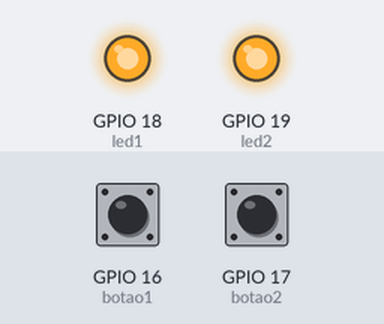
This program was run on a simulated ESP32 board running MicroPython. Shown: output pins drawn as LEDs (lit = HIGH). The inputs (shaded band) are chosen by the test bench; at power-on: GPIO 16 (botao1) HIGH, GPIO 17 (botao2) HIGH.

Above: at 1.2 s.
1.3 s: GPIO 16 (botao1) pulled LOW for 0.15 s
At 1.37 s:
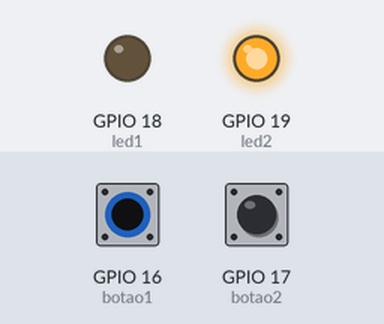
2.9 s: GPIO 17 (botao2) pulled LOW for 0.15 s
At 2.97 s:
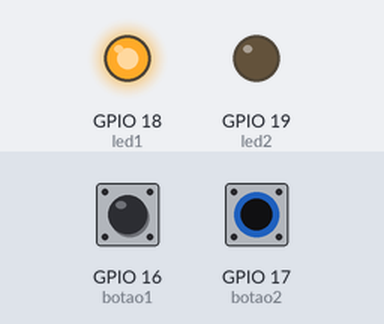
4.5 s: GPIO 17 (botao2) pulled LOW for 3.2 s
At 8.3 s:
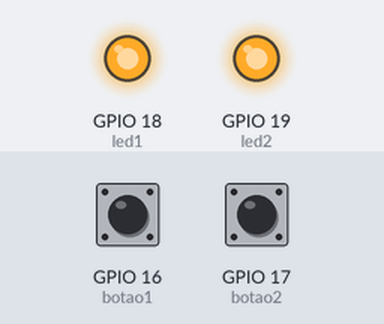
9.2 s: GPIO 16 (botao1) pulled LOW for 3.2 s
At 10.6 s:
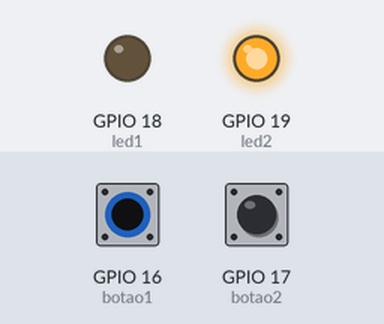
13.9 s: GPIO 16 (botao1) driven LOW and GPIO 17 (botao2) driven LOW
At 14.5 s:
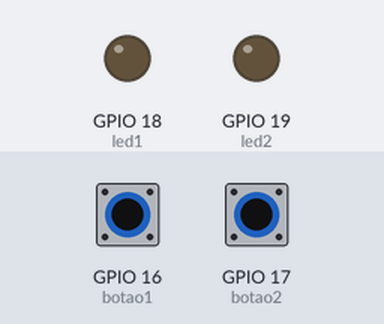
Timing chart, 0 to 16.4 s (numbered marks = the images above; inputs shaded):
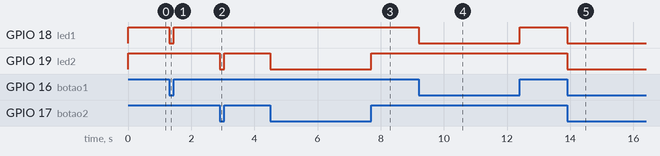

The program:

Case4.py
```python
#Importa a biblioteca para definir a função do pino
from machine import Pin

#CONSTANTES PARA O PROGRAMA
LED_LIGADO = 0
LED_DESLIGADO = 1
BOTAO_LIGADO = 0
BOTAO_DESLIGADO = 1

#Define onde está o LED1
led1 = Pin(18, Pin.OUT, value = LED_DESLIGADO)
led2 = Pin(19, Pin.OUT, value = LED_DESLIGADO)
botao1 = Pin(16, Pin.IN, Pin.PULL_UP)
botao2 = Pin(17, Pin.IN, Pin.PULL_UP)

def avalia_entrada(entrada, saida):
    if entrada.value() == BOTAO_LIGADO:
        saida.value(LED_LIGADO)
    else:
        saida.value(LED_DESLIGADO)

while True:
    avalia_entrada(botao1, led1)
    avalia_entrada(botao2, led2)
```

Measured:
- after the input at 1.3 s, GPIO 18 (led1): HIGH → LOW at once, → HIGH 0.15 s later
- after the input at 2.9 s, GPIO 19 (led2): HIGH → LOW at once, → HIGH 0.15 s later
- after the input at 4.5 s, GPIO 19 (led2): HIGH → LOW at once, → HIGH 3.2 s later
- after the input at 9.2 s, GPIO 18 (led1): HIGH → LOW at once, → HIGH 3.2 s later
- after the input at 13.9 s, GPIO 18 (led1), GPIO 19 (led2): HIGH → LOW at once
